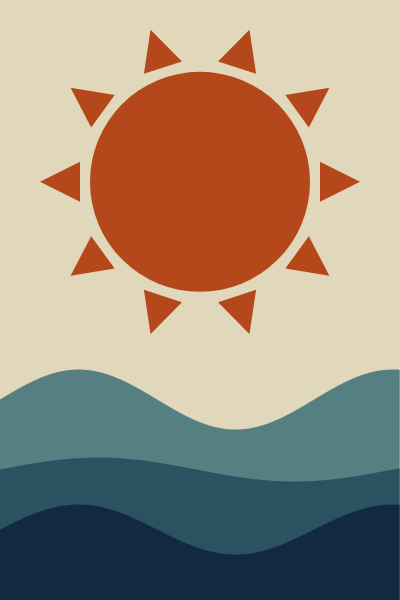
Frame 1 (no input)
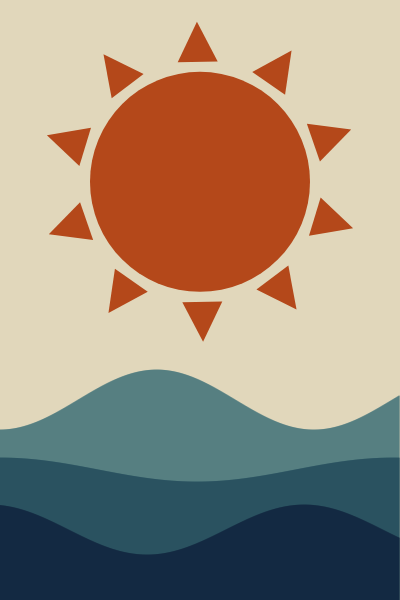
Frame 60 (no input)
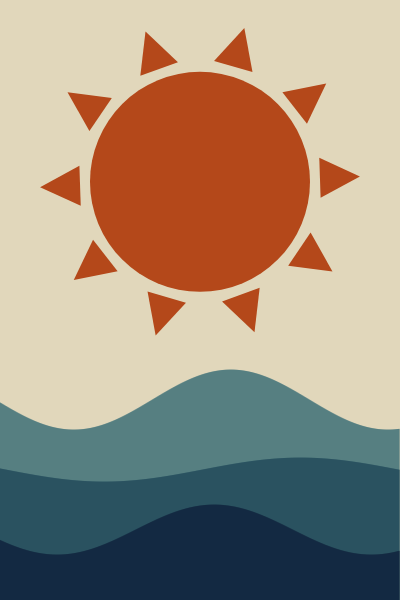
Frame 120 (the mouse pressed at the canvas centre since frame 60)

The p5.js sketch that drew these frames (run headless with seeded random() and noise() and a simulated clock; from frame 60 on, the mouse is pressed at the canvas centre):

// p5.js sketch
// ── sketch.js
let wavesStartOffset = {};
let sunRaysOffset = 0;
let sunRaySpeed = 0.005;
let wave1Speed = 0.08;
let wave2Speed = -0.08;
let wave3Speed = 0.03;

function setup() {
  createCanvas(400, 600);
}

function drawTriangle(x, y, triangleSize) {
  // funciton for testing the rotation angle
  push();
  fill("#1ac94f")
  translate(x, y);
  rotate(HALF_PI/2);
  triangle(-triangleSize, triangleSize, triangleSize, triangleSize, 0, -triangleSize);
  pop();
}

function drawSun(centerX, centerY, radius) {
  noStroke();
  fill("#b4481a");
  circle(centerX, centerY, radius);
  
  let numberOfTriangles = 10;
  let distance = 140;
  let triangleSize = 20;
  drawSunRays(centerX, centerY, numberOfTriangles, distance, triangleSize, sunRaySpeed);
  // drawTriangle(width / 2, height / 3.3, 20);
}

function drawSunRays(centerX, centerY, numberOfTriangles, distance, triangleSize, rotationSpeed) {
  for (let i = 0; i < numberOfTriangles; i++) {
    let angle = map(i, 0, numberOfTriangles, 0, TWO_PI);
    let x = centerX + cos(angle + sunRaysOffset) * distance;
    let y = centerY + sin(angle + sunRaysOffset) * distance;
    
    push();
    translate(x, y);
    rotate(angle + HALF_PI + sunRaysOffset);
    triangle(-triangleSize, triangleSize, triangleSize, triangleSize, 0, -triangleSize);
    pop();
  }
  sunRaysOffset += rotationSpeed;
}

function drawWave(color, waveHeight, xScale, yScale, offsetSpeed) {
  if (!(color in wavesStartOffset)) {
    wavesStartOffset[color] = 0;
  }

  stroke(color);
  for (let i = 0; i < width; i++) {
    let y = yScale * sin(i * xScale + wavesStartOffset[color]) + waveHeight;
    line(i, height, i, height - y);
  }
  wavesStartOffset[color] += offsetSpeed;
}


function draw() {
  background("#e1d7bb");
  
  drawSun(width / 2, height / 3.3, 220);
  

  drawWave("#28636f", 200, 0.02, 30, wave1Speed);
  drawWave("#1c4457", 130, 0.016, 12, wave2Speed);
  drawWave("#0d1d38", 70, 0.02, 25, wave3Speed);
}
